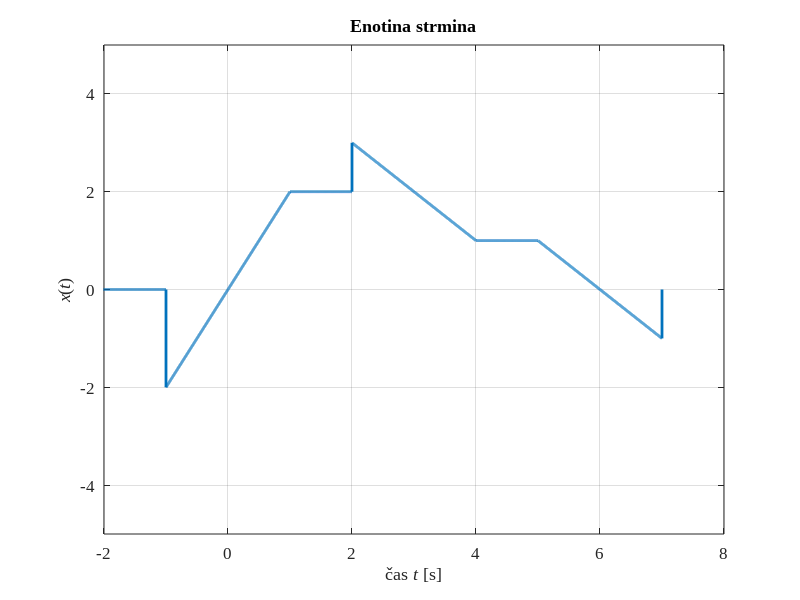

MATLAB code for this plot:
%Izpis signala komplexsnega programa funkcije
clear all; close all;

dt = 0.001;  %časovni inkrement

% Signal description by unit step and 
  t1 = -5 : dt : -1;  u1 = zeros(size(t1));
  t2 = -1 : dt : -1;  u2 = -2 * ones(size(t2));
  t3 = -1 : dt :  1;  u3 =  2 * (t3);
  t4 =  1 : dt :  2;  u4 =  2 * ones(size(t4));
  t5 =  2 : dt :  2;  u5 =  3 * ones(size(t5));
  t6 =  2 : dt :  4;  u6 =  (5 - t6);
  t7 =  4 : dt :  5;  u7 =  ones(size(t7));
  t8 =  5 : dt :  7;  u8 = (6 - t8);
  t9 =  7 : dt :  7;  u9 = -1 * zeros(size(t9));

  
  t = [t1 t2 t3 t4 t5 t6 t7 t8 t9];
  u = [u1 u2 u3 u4 u5 u6 u7 u8 u9];



%1.B Drawing 
  plot(t, u, 'LineWidth', 2);
  axis([-2 8 -5 5]);
  grid;
  set(gca, 'FontName', 'Times New Roman', 'FontSize', 12);
  xlabel('čas {\itt} [s]'); ylabel('{\itx}({\itt})');
  title('Enotina strmina');
